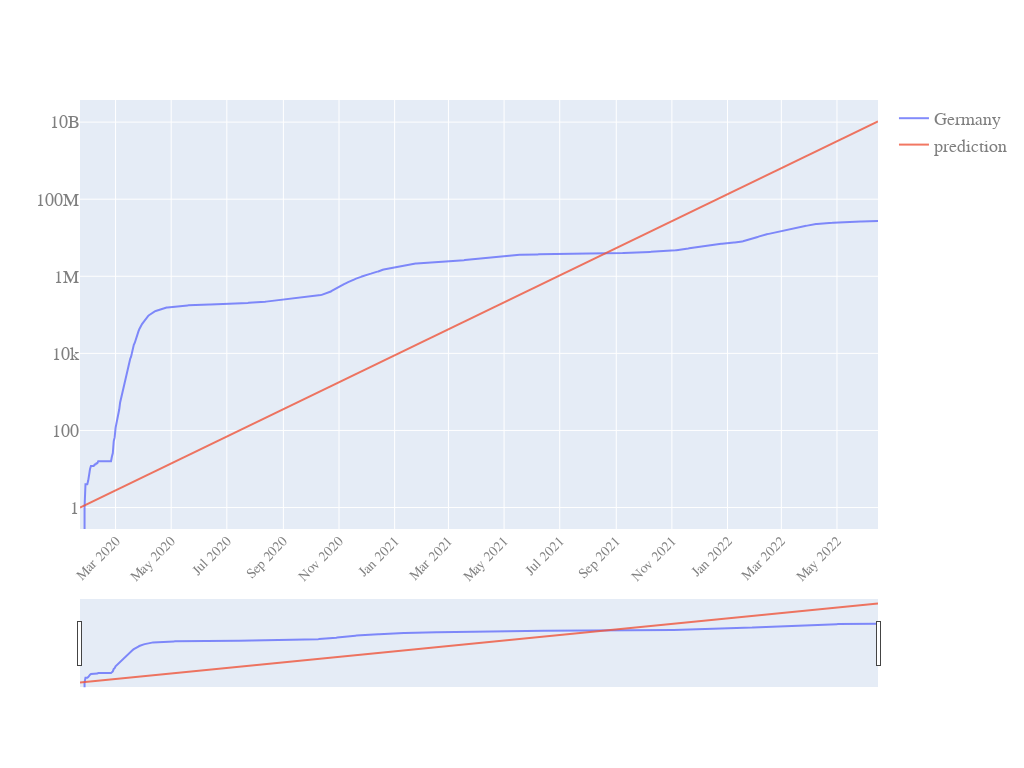

Notebook source saved alongside this figure:
### Code cell
quick_plot(LR_inspect.date,
           LR_inspect.iloc[:,1:],
           y_scale='log',
           slider=True)

### Figure 1 — Plotly figure (JSON) as saved in the notebook; plotly's stock layout.template omitted (floating-point values rounded to 4 significant figures; data arrays with more than 128 entries replaced by an {"elided": "..."} marker saying what was removed)
{"data": [{"name": "Germany", "opacity": 0.8, "type": "scatter", "x": {"elided": "876 str values"}, "y": {"elided": "876 int values"}}, {"name": "prediction", "opacity": 0.8, "type": "scatter", "x": {"elided": "876 str values"}, "y": {"elided": "876 float values"}}], "layout": {"autosize": true, "font": {"color": "#7f7f7f", "family": "PT Sans, monospace", "size": 18}, "height": 768, "width": 1024, "xaxis": {"nticks": 20, "rangeslider": {"visible": true}, "tickangle": -45, "tickfont": {"color": "#7f7f7f", "size": 14}}, "yaxis": {"type": "log"}}}
